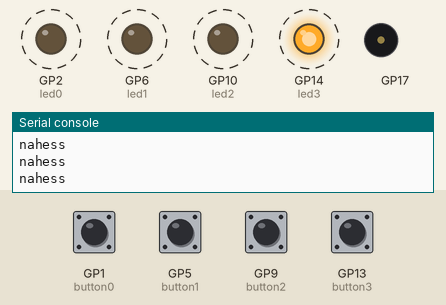
This program was run on a simulated Raspberry Pi Pico running CircuitPython. Parts: output pins drawn as LEDs (lit = HIGH), buzzer (waves = sounding), the last lines printed to the serial console. Dashed ring = blinking. The inputs (shaded band) are chosen by the test bench; at power-on: GP1 (button0), GP5 (button1), GP9 (button2), GP13 (button3) LOW. Random numbers come from a fixed seed; the clock reads 2024-03-15 10:24:30 at power-on unless the program sets it; pins used as bus, display or sensor lines are not drawn.

Above: at 1.2 s.
1.3 s: GP1 (button0) pulled HIGH for 0.45 s
At 2.3 s:
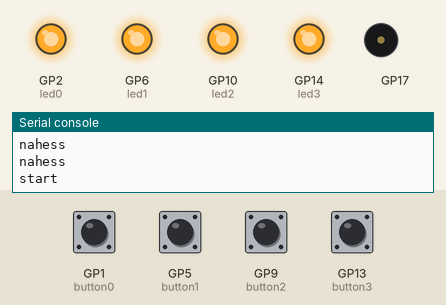
At 4.2 s:
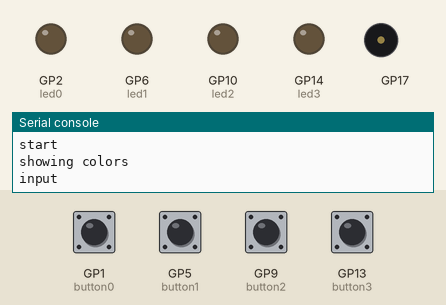
4.5 s: GP9 (button2) pulled HIGH for 0.45 s
At 5.5 s:
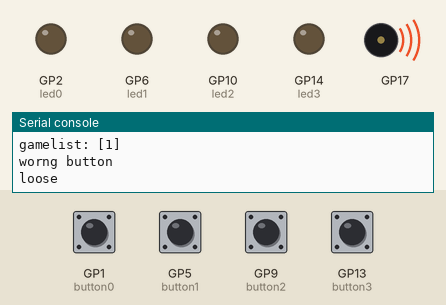
Timing chart, 0 to 13.9 s (numbered marks = the images above; inputs shaded):
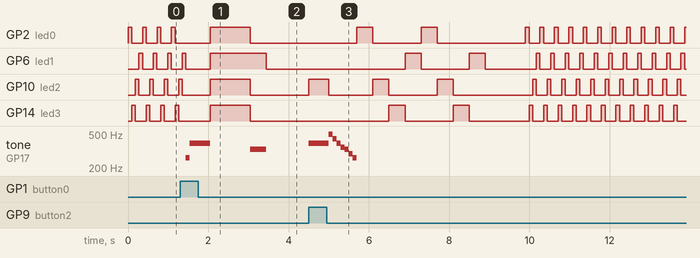

The program:

code.py
```python
import time
from digitalio import DigitalInOut, Direction
import board
import simpleio
from random import randint

class Timer: #to get a stopwatch
    def __init__(self) -> None:
        self.startTime = None
        self.pauseTime = None
        self.elapsedTime = 0
        self.startFlag = False

    def start(self) -> None: #also resumes timer
        self.startTime = time.time()
        self.pauseTime = 0


    def pause(self) -> None:
        self.pauseTime = time.time()
        self.elapsedTime += self.pauseTime - self.startTime
        self.startTime = None
        self.startFlag = False

    def restart(self) -> None:
        self.startTime = time.time()
        self.elapsedTime = 0

    def elapsed(self):
        if self.startTime is not None:
            return time.time() - self.startTime + self.elapsedTime
        return self.elapsedTime


timer = Timer()

class Simon:

    #innit must put the game in a sleep state that allows the player to play whenever he wants
    def __init__(self) -> None:
        self.button0 = DigitalInOut(board.GP1)      #Enable input pins for the buttons. Don't forger that the
        self.button1 = DigitalInOut(board.GP5)
        self.button2 = DigitalInOut(board.GP9)
        self.button3 = DigitalInOut(board.GP13)

        self.button0Power = DigitalInOut(board.GP0)     # Enable button power's pins
        self.button1Power = DigitalInOut(board.GP4)
        self.button2Power = DigitalInOut(board.GP8)
        self.button3Power = DigitalInOut(board.GP12)

        self.button0.direction = Direction.INPUT
        self.button1.direction = Direction.INPUT
        self.button2.direction = Direction.INPUT
        self.button3.direction = Direction.INPUT


        self.button0Power.direction = Direction.OUTPUT
        self.button1Power.direction = Direction.OUTPUT
        self.button2Power.direction = Direction.OUTPUT
        self.button3Power.direction = Direction.OUTPUT

        self.button0Power.value = True # gives 3_3V DC to the buttons
        self.button3Power.value = True
        self.button2Power.value = True
        self.button1Power.value = True


        # ----------- LEDs -------------


        # LEDs Placement
        #
        #   led0  |  led3
        #   ------|-------
        #   led1  |  led2

        self.led0 = DigitalInOut(board.GP2) # Allows us to turn on/off the 4 diodes of the device
        self.led1 = DigitalInOut(board.GP6)
        self.led2 = DigitalInOut(board.GP10)
        self.led3 = DigitalInOut(board.GP14)

        self.led0.direction = Direction.OUTPUT
        self.led1.direction = Direction.OUTPUT
        self.led2.direction = Direction.OUTPUT
        self.led3.direction = Direction.OUTPUT


        # # ----------- Buzzer -------------

        self.buzzerPin = board.GP17
        self.tones = [ 262,  # C4
              294,  # D4
              330,  # E4
              349,  # F4
              392,  # G4
              440,  # A4
              494 ] # B4


        #Some variables that must be declared on boot

        self.level = 1 # Allows us to increase difficulty as you win games
        self.timeLimit = self.level + 10 #time limit wich is one second longer at each iteration of level
        self.winFlag = True # Gives indication whenever to quit to the sleep animation, or to continue

    def start(self) -> None:
        print("start")
        simpleio.tone(self.buzzerPin, self.tones[0], duration=0.1)
        simpleio.tone(self.buzzerPin, self.tones[4], duration=0.5)

        self.counter = 0
        self.gameList = []
        self.inputList = []

        #long beep to say "ready"
        self.led0.value = True
        self.led1.value = True
        self.led2.value = True
        self.led3.value = True
        time.sleep(1)
        self.led0.value = False
        self.led1.value = False
        self.led2.value = False
        self.led3.value = False


    def showingColors(self) -> None:


        print("showing colors")
        for i in range(self.level): #stock the position of the blinking LEDs
            self.gameList.append(randint(0, 3))


        for i in range(len(self.gameList)):
            if self.gameList[i] == 0: #----- Add buzzes on each LED activation (of a different tone)


                self.led0.value = True
                simpleio.tone(self.buzzerPin, self.tones[0], duration=0.4) #works as a sleep
                self.led0.value = False

            if self.gameList[i] == 1:


                self.led1.value = True
                simpleio.tone(self.buzzerPin, self.tones[2], duration=0.4)
                self.led1.value = False

            if self.gameList[i] == 2:


                self.led2.value = True
                simpleio.tone(self.buzzerPin, self.tones[4], duration=0.4)
                self.led2.value = False

            if self.gameList[i] == 3:


                self.led3.value = True
                simpleio.tone(self.buzzerPin, self.tones[6], duration=0.4)
                self.led3.value = False


    def inputColors(self) -> None:
        print("input")
        timer.start()

        # while self.counter < len(self.gameList):
        #     print(timer.elapsed())

        #for i in range(len(self.gameList)):
        while len(self.inputList) != len(self.gameList):


            isButtonPressed = False

            while not isButtonPressed:

                #time.sleep(0.1)
                if timer.elapsed() >= self.timeLimit:
                    print("to slow")
                    self.loseAnimation()
                    return
                     # Leaves the loop if time's over

                if self.button0.value or self.button1.value or self.button2.value or self.button3.value:

                    if self.button0.value:
                        self.inputList.append(0)
                        while self.button0.value:
                            simpleio.tone(self.buzzerPin, self.tones[0], duration=0.1)
                            self.led0.value = True
                        self.led0.value = False

                    elif self.button1.value:
                        self.inputList.append(1)
                        while self.button1.value:
                            self.led1.value = True
                            simpleio.tone(self.buzzerPin, self.tones[2], duration=0.1)
                        self.led1.value = False

                    elif self.button2.value:
                        self.inputList.append(2)
                        while self.button2.value:
                            self.led2.value = True
                            simpleio.tone(self.buzzerPin, self.tones[4], duration=0.1)
                        self.led2.value = False

                    elif self.button3.value:
                        self.inputList.append(3)
                        while self.button3.value:
                            self.led3.value = True
                            simpleio.tone(self.buzzerPin, self.tones[6], duration=0.1)
                        self.led3.value = False

                    print(f"inputlist: {self.inputList}")
                    print(f"gamelist: {self.gameList}")

                    try:
                        if self.inputList[self.counter] != self.gameList[self.counter]:
                                #nop
                            print("worng button")
                            self.loseAnimation()
                            return
                        elif self.inputList[self.counter] == self.gameList[self.counter]:
                            self.counter +=1
                    except:
                        pass
                    isButtonPressed = True


        self.winAnimation()


    def winAnimation(self) -> None:
        print("win")

        timer.restart()
        timer.pause()
        self.level += 1 #You won, so we will spice things a bit :)
        self.counter = 0 #resets counter

        #buzzes some cools sounds

        for i in range(len(self.tones) - 1):
            simpleio.tone(self.buzzerPin, self.tones[i], duration=0.1)

        for i in range(2):
            self.led0.value = True
            self.led1.value = True
            self.led2.value = True
            self.led3.value = True
            time.sleep(0.3)
            self.led0.value = False
            self.led1.value = False
            self.led2.value = False
            self.led3.value = False

        self.led0.value = True
        self.led1.value = True
        self.led2.value = True
        self.led3.value = True
        time.sleep(4)
        self.led0.value = False
        self.led1.value = False
        self.led2.value = False
        self.led3.value = False


    def loseAnimation(self) -> None:
        print("loose")
        self.winFlag = False
        timer.restart()
        timer.pause()

        self.level = 1
        # Cross pattern "X" with the LEDS

        for i in range(len(self.tones) -1, -1, -1):
            simpleio.tone(self.buzzerPin, self.tones[i], duration=0.1)


        for i in range(2):

            self.led0.value = True
            time.sleep(0.4)
            self.led0.value = False
            self.led2.value = True
            time.sleep(0.4)
            self.led2.value = False
            self.led3.value = True
            time.sleep(0.4)
            self.led3.value = False
            self.led1.value = True
            time.sleep(0.4)
            self.led1.value = False

        time.sleep(1)


    def sleepAnimation(self) -> None:
        #no sound, it's nahessing profoundly
        if not self.winFlag:
            self.winFlag = True


        self.led0.value = True
        time.sleep(0.09)
        self.led0.value = False
        self.led3.value = True
        time.sleep(0.09)
        self.led3.value = False
        self.led2.value = True
        time.sleep(0.09)
        self.led2.value = False
        self.led1.value = True
        time.sleep(0.09)
        self.led1.value = False
        print("nahess")


simon = Simon()

if __name__ == "__main__":
    while True:
        while not simon.button0.value or simon.button1.value or simon.button2.value or simon.button3.value: # if nothing is touched, stays on this menu and doesn't plays
            simon.sleepAnimation()

        while simon.winFlag:
            simon.start()
            simon.showingColors()
            simon.inputColors() #manages the loosing and winning animations
```

Measured:
- after the input at 1.3 s, tone on GP17: plays 262 Hz for 0.10 s, 392 Hz for 0.50 s, 330 Hz for 0.40 s, starting after 0.14 s
- after the input at 4.5 s, GP2 (led0): goes HIGH 0.40 s, LOW 1.2 s, HIGH 0.40 s, LOW 2.2 s, 11 × (HIGH 0.09 s, LOW 0.27 s), then HIGH, starting after 1.2 s; GP6 (led1): goes HIGH 0.40 s, LOW 1.2 s, HIGH 0.40 s, LOW 1.3 s, 10 × (HIGH 0.09 s, LOW 0.27 s), HIGH 0.09 s, then LOW, starting after 2.4 s
